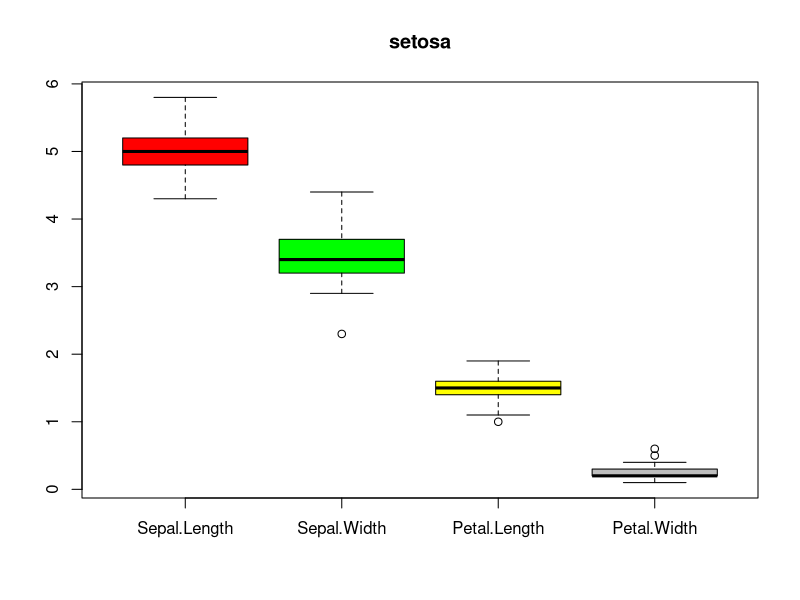
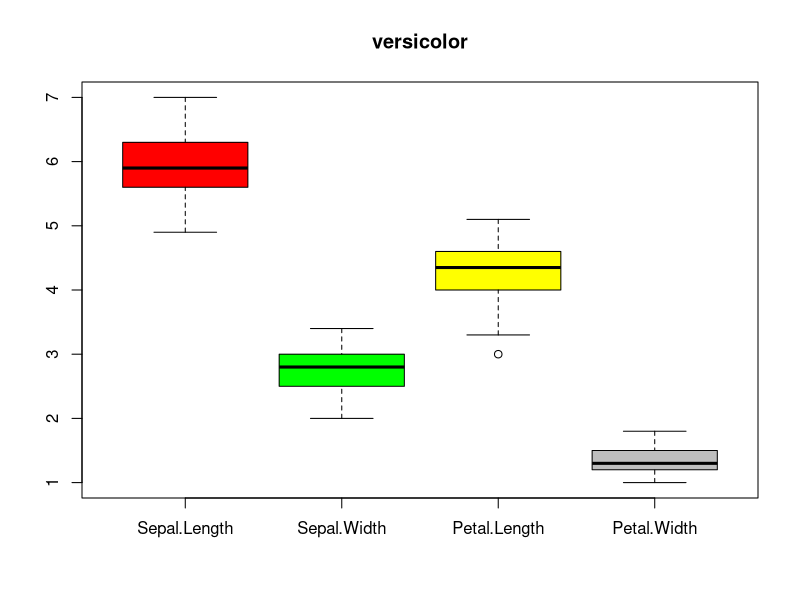
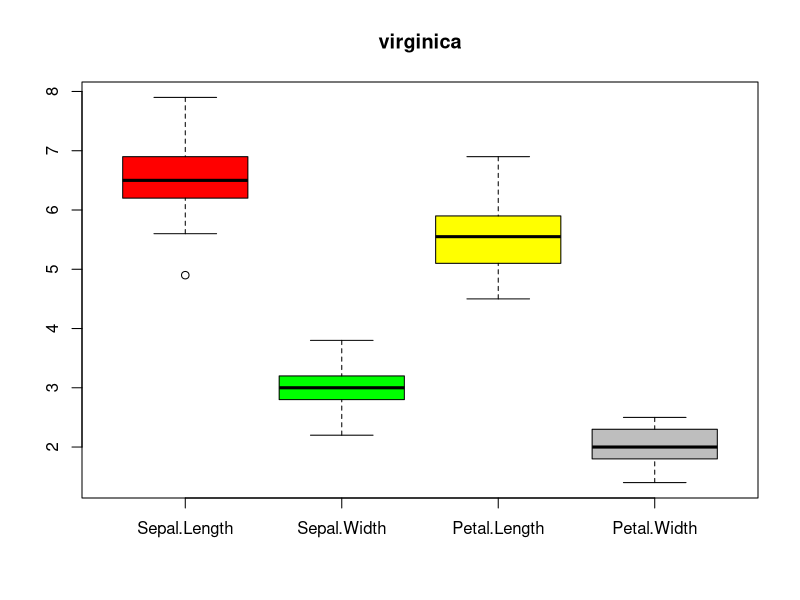
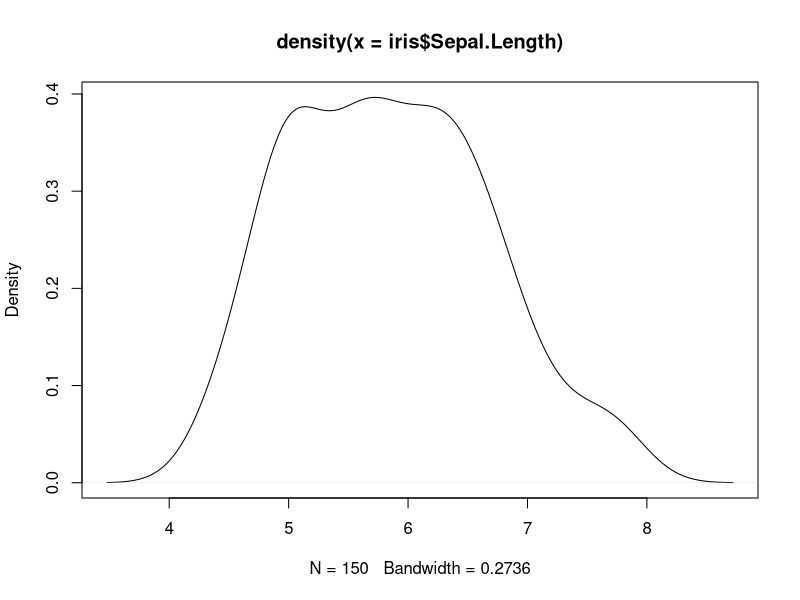
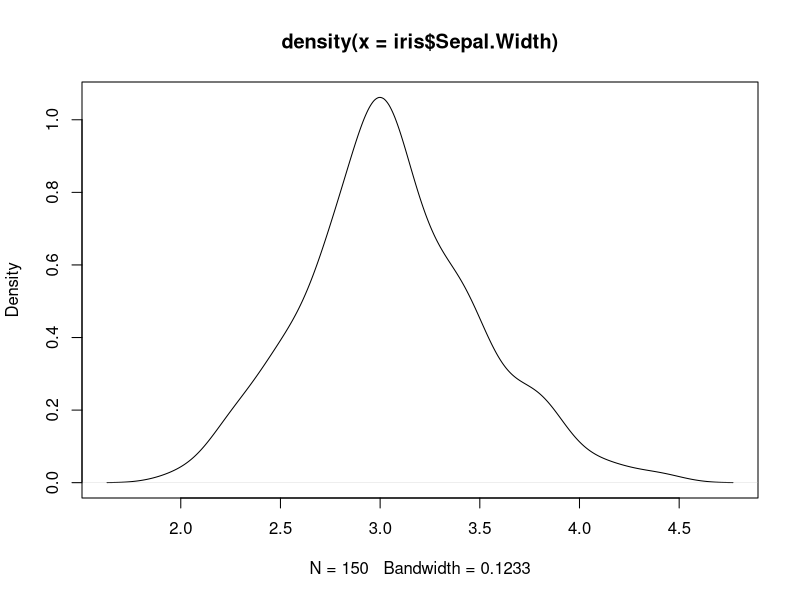
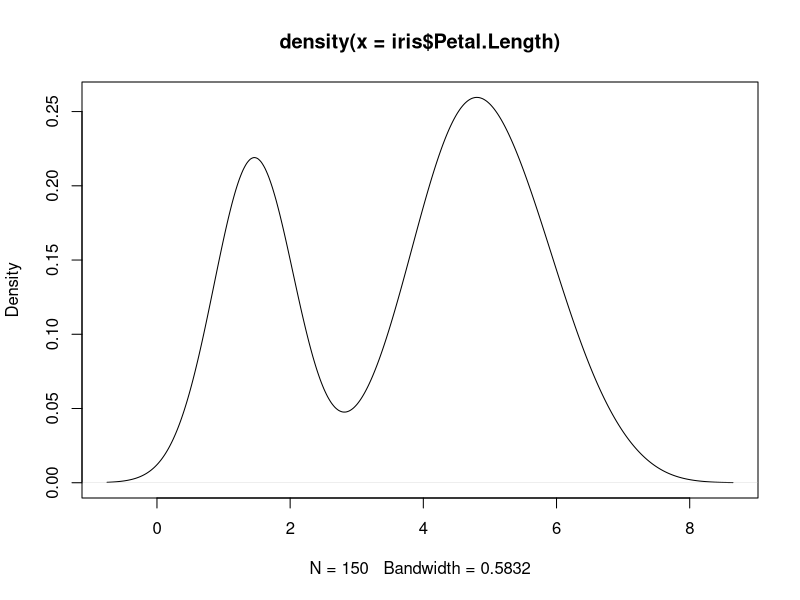
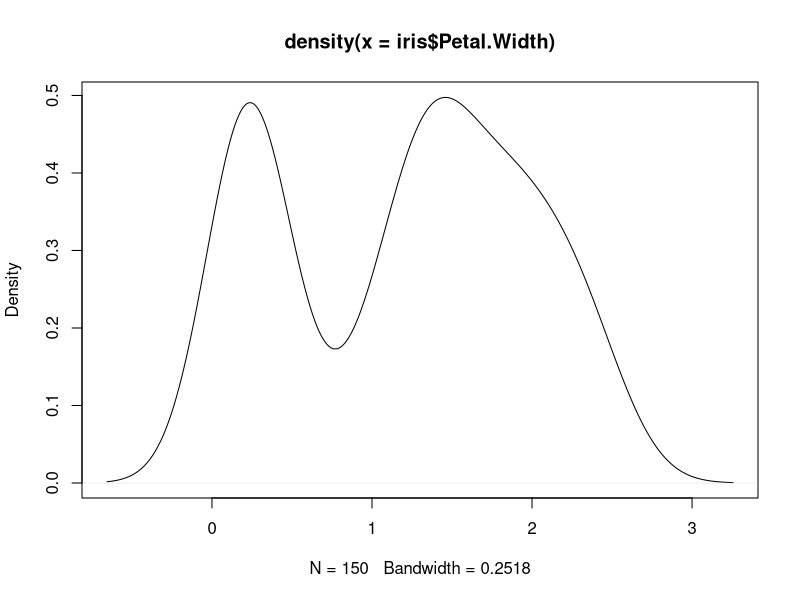
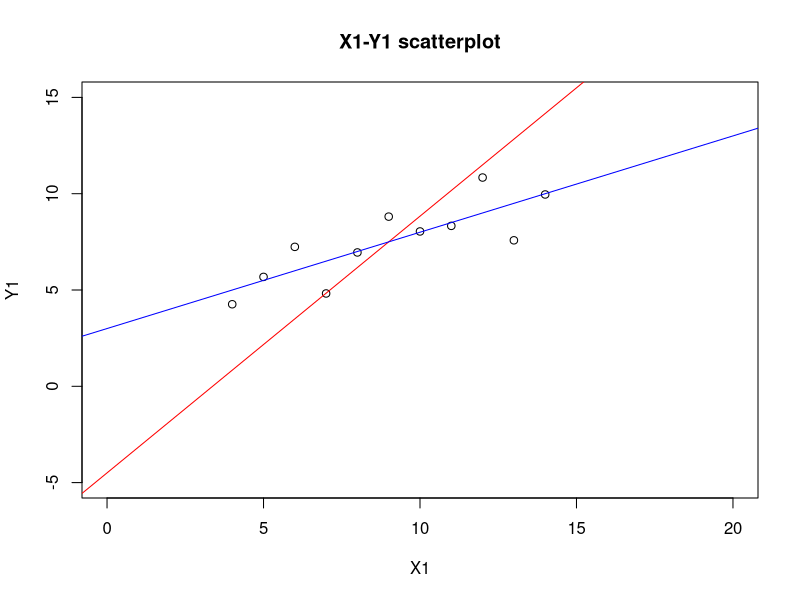

Write R code to recreate these figures, in order.
# Group members (Name, Student ID, E-Mail):
# 1. Baldomero Valdez,  Valenzuela, 2905175, baldmer.w@gmail.com
# 2. Omar Trinidad Gutierrez Mendez, 2850441, omar.vpa@gmail.com
# 3. Shinho Kang, 2890169, wis.shinho.kang@gmail.com


#======================================================
#Ex 1
#task A
iris
colnames(iris)[1:4]

setosa <- iris[iris$Species == 'setosa',]
versicolor <- iris[iris$Species == 'versicolor',]
virginica <- iris[iris$Species == 'virginica',]
boxplot(setosa[1:4], main="setosa", col=c("red","green","yellow","gray"), names=colnames(iris)[1:4])
boxplot(versicolor[1:4], main="versicolor", col=c("red","green","yellow","gray"), names=colnames(iris)[1:4])
boxplot(virginica[1:4], main="virginica", col=c("red","green","yellow","gray"), names=colnames(iris)[1:4])

#------------------------------------------------------
#task B
# EXPLANATION:
# Distribution Skewness: is a measure of the asymmetry of the probability distribution 
# of a real-valued random variable about its mean. 
# The skewness value can be positive or negative, or even undefined.
# Negative skew: 
#   Mean is greater than median.
#   The left tail is longer; the mass of the distribution is concentrated on the right of the figure.
# Positive skew: 
#   Mean is less than median.
#   The right tail is longer; the mass of the distribution is concentrated on the left of the figure.

# Sepal Length and Width has positive skew.
# from the below density plot, we can see that the right tail is slightly longer than left tail on 
# Sepal Length and Width.

# Petal Length and Width has negative skew.
# from the below density plot of the petal length and width, we can see two hump but the most dense part is 
# on the right side (slightly).

# we also can say, the absolute of the skewness is bigger, the data is more concentrated on one-side.

(mean(iris$Sepal.Length) - median(iris$Sepal.Length)) / sd(iris$Sepal.Length)
(mean(iris$Sepal.Width) - median(iris$Sepal.Width)) / sd(iris$Sepal.Width)
(mean(iris$Petal.Length) - median(iris$Petal.Length)) / sd(iris$Petal.Length)
(mean(iris$Petal.Width) - median(iris$Petal.Width)) / sd(iris$Petal.Width)

d <- density(iris$Sepal.Length) # returns the density data 
plot(d) # plots the results
d <- density(iris$Sepal.Width) # returns the density data 
plot(d) # plots the results
d <- density(iris$Petal.Length) # returns the density data 
plot(d) # plots the results
d <- density(iris$Petal.Width) # returns the density data 
plot(d) # plots the results



#------------------------------------------------------
# task C

# Pearson's Correlation
# 
# +1: Perfect direct linear relationship (correlation)
# -1: Perfect decreasing linear relationship (anti-correlation)
# 0: uncorrelated
# 
# One can observe that when considering the whole Iris data set, 
# there is a decreasing linear relationship between the variables 
# Petal.Width/Lenght and Sepal.Width, on the contrary there is 
# an increasing correlation between the variables Sepal.Length 
# and Petal.Width/Length.
# 
# In contrast when every group of species is analyzed
# individually one can observe that there is only an 
# increasing correlation. In the case of species type Setosa
# the correlation between Sepal.Length and Petal.Width/Length 
# reduces considerably.
# 
# One possible explanation for these discrepancies between
# correlations is the existence/addition of ???outliers??? affecting
# the measure when the data is correlated all together and individually.  

co <- cor(iris[1:4])
corsp <- cor(iris[1:4], method="spearman")

coSetosa <- cor(setosa[1:4])
corspSetosa <- cor(setosa[1:4], method="spearman")

coVersicolor <- cor(versicolor[1:4])
corspVersicolor <- cor(versicolor[1:4], method="spearman")

coVirginica <- cor(virginica[1:4])
corspVirginica <- cor(virginica[1:4], method="spearman")

co
corsp
coSetosa
corspSetosa
coVersicolor
corspVersicolor
coVirginica
corspVirginica

#plot(iris)
#plot(setosa)
#plot(versicolor)
#plot(virginica)

#------------------------------------------------------
#task D
# using the heat.colors color scheme, 
# heat map displays correlation matrix values as color.
# the map is symmetric.
# color is bright yellow if the value is close to 1.
# color is red if the value is close to lowest value of the map.

# Bacause each matrix has different range of correlation, 
# each map shows relative difference of correlation in the matrix.

pdf('my_test.pdf',width=8,height=8,paper='special') 
library("lattice")
# displays Pearson's Correlation
levelplot(co, colorkey = T, region = T, main="Iris data set", sub="Pearson's Correlation", 
          col.regions=heat.colors, xlab="", ylab="")
levelplot(coSetosa, colorkey = T, region = T, main="Setosa", sub="Pearson's Correlation", 
          col.regions=heat.colors, xlab="", ylab="")
levelplot(coVersicolor, colorkey = T, region = T, main="Versicolor", sub="Pearson's Correlation", 
          col.regions=heat.colors, xlab="", ylab="")
levelplot(coVirginica, colorkey = T, region = T, main="Virginica", sub="Pearson's Correlation", 
          col.regions=heat.colors, xlab="", ylab="")

# displays spearman's Correlation
levelplot(corsp, colorkey = T, region = T, main="Iris data set", sub="Spearman's Correlation", 
          col.regions=heat.colors, xlab="", ylab="")
levelplot(corspSetosa, colorkey = T, region = T, main="Setosa", sub="Spearman's Correlation", 
          col.regions=heat.colors, xlab="", ylab="")
levelplot(corspVersicolor, colorkey = T, region = T, main="Versicolor", sub="Spearman's Correlation", 
          col.regions=heat.colors, xlab="", ylab="")
levelplot(corspVirginica, colorkey = T, region = T, main="Virginica", sub="Spearman's Correlation", 
          col.regions=heat.colors, xlab="", ylab="")

dev.off()

#======================================================
#2.
#======================================================
# A-i
dat = read.csv("exercise2-2.csv")

# Here we calculate the mean and the variance for each colum in the dat dataset
meanByCol = apply(dat, 2, mean)
varByCol = apply(dat, 2, var)
sdByCol = apply(dat, 2, sd)

meanByCol
varByCol
sdByCol

# A-ii
# calculate correlation between X and Y.
c1 = cor(dat$x1, dat$y1)
c2 = cor(dat$x2, dat$y2)
c3 = cor(dat$x3, dat$y3)
c4 = cor(dat$x4, dat$y4)

# A-iii
# Here calculate the values for a and b, that will be used later to draw the regression line
b1 <- c1 * sdByCol[1] / sdByCol[2]
#b1 <- 0.5
a1 <- meanByCol[2] - (b1 * meanByCol[1])

b2 <- c2 * sqrt(varByCol[3]) / sqrt(varByCol[4])
#b2 = 0.5
a2 <- meanByCol[4] - (b1 * meanByCol[3])

b3 <- c3 * sqrt(varByCol[5]) / sqrt(varByCol[6])
#b3 <- 0.5
a3 <- meanByCol[6] - (b1 * meanByCol[5])

b4 <- c4 * sqrt(varByCol[7]) / sqrt(varByCol[8])
#b4 <- 0.5
a4 <- meanByCol[8] - (b1 * meanByCol[7])


#==================================================
#B

# With color red we draw a line using the equation line.
# With color blue we draw a line using the `lm` function provide by R.

# We can see that the case 3 is the data which better fits the regression line. Almost perfect. But it does exist an outlier value. 

# If we compare the scatterplots and the correlation value that we calculated before we can check that...
# 1. we have a very well distributed data, and a normal distribution.
# 2. we can see a relationship between X and Y, this one is a functional relationship.
# 3. we have a linear relationship between X and Y.
# 4. we can see that is not a linear relationship, the outlier modifies markedly the regression line.

plot(dat$x1, dat$y1, xlim=c(0, 20), ylim=c(-5,15), xlab="X1", ylab="Y1", main="X1-Y1 scatterplot")
abline(a=a1, b=b1, col="red")
abline(lm(dat$y1~dat$x1), col="blue")

plot(dat$x2, dat$y2, xlim=c(0, 20), ylim=c(-5,15), xlab="X2", ylab="Y2", main="X2-Y2 scatterplot")
abline(a=a2, b=b2, col="red")
abline(lm(dat$y2~dat$x2), col="blue")

plot(dat$x3, dat$y3, xlim=c(0, 20), ylim=c(-5,15), xlab="X3", ylab="Y3", main="X3-Y3 scatterplot")
abline(a=a3, b=b3, col="red")
abline(lm(dat$y3~dat$x3), col="blue")

plot(dat$x4, dat$y4, xlim=c(0, 20), ylim=c(-5,15), xlab="X4", ylab="Y4", main="X4-Y4 scatterplot")
abline(a=a4, b=b4, col="red")
abline(lm(dat$y4~dat$x4), col="blue")
